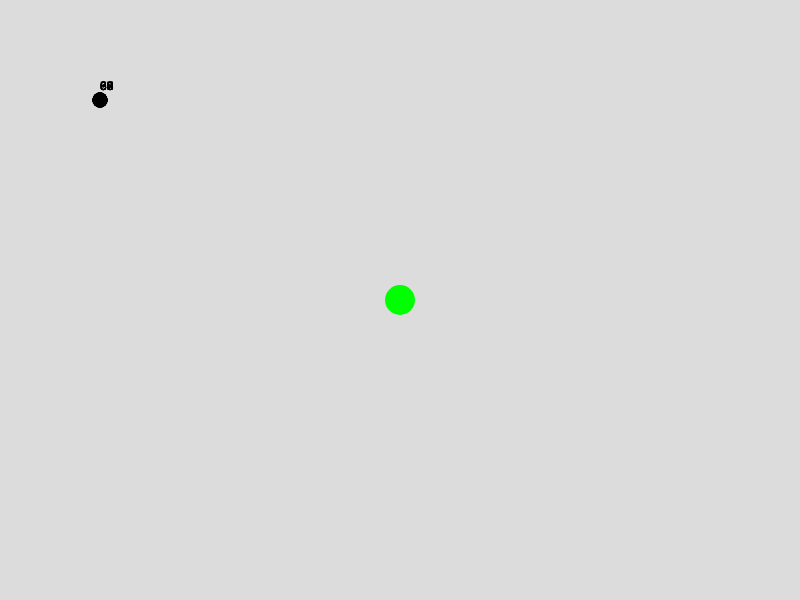
Frame 1 (no input)
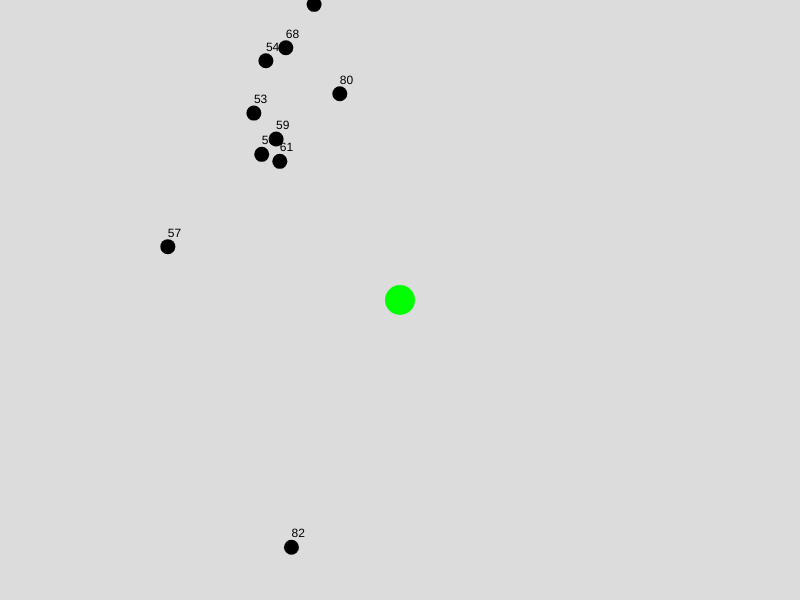
Frame 60 (no input)
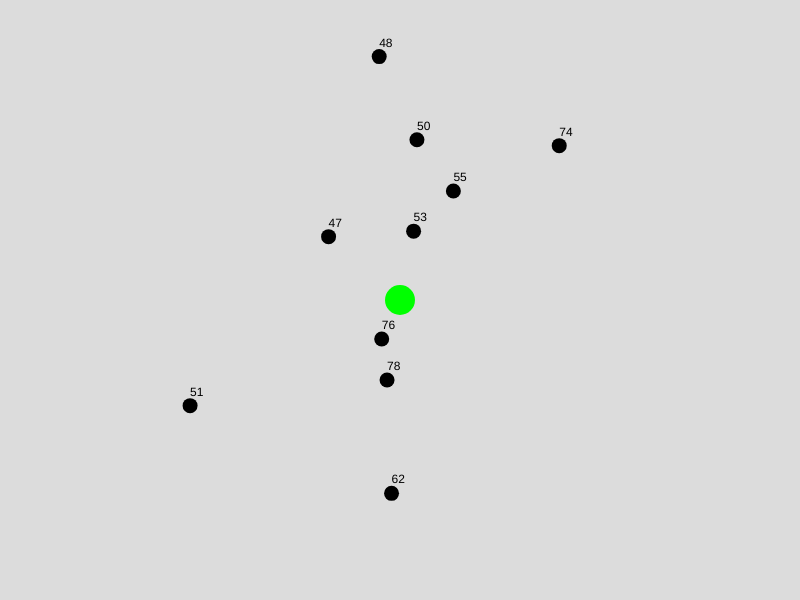
Frame 120 (the mouse pressed at the canvas centre since frame 60)

The p5.js sketch that drew these frames (run headless with seeded random() and noise() and a simulated clock; from frame 60 on, the mouse is pressed at the canvas centre):

// p5.js sketch
// ── sketch.js
let walkers = [];
let food;

function setup() {
  createCanvas(800, 600);

  food = new Food(width / 2, height / 2);

  for (let i = 0; i < 10; i++) {
    let walker = new Walker(100, 100);
    walkers.push(walker);
  }

  angleMode(DEGREES);
}

function draw() {
  background(220);

  food.display();

  for (let i = 0; i < walkers.length; i++) {
    walkers[i].display();
    walkers[i].update();
  }
}

class Walker {
  constructor(x, y) {
    this.pos = createVector(x, y);
    this.vel = createVector(1, 0);
    this.energy = random(50, 100);
  }

  update() {
    let theta = random(-10, 10);
    this.vel.rotate(theta);

    if (this.energy < 50) {
      // der geschwindkeitsvektor zeigt in richtung food.
      // this.vel neue definieren so dass this.vel richtung food zeigt.
      let dir = p5.Vector.sub(food.pos, this.pos);
      let speed = this.vel.mag();
      this.vel = dir;
      this.vel.setMag(speed);

      let distance = this.pos.dist(food.pos);
      if (distance < 20) {
        this.energy = 100;
      }
    }

    // speed hängt von der energie ab
    let speed = map(this.energy, 0, 100, 0.1, 5);
    this.vel.setMag(speed);

    this.pos.add(this.vel);

    if (this.pos.x > width) {
      this.pos.x = 0;
    }
    if (this.pos.x < 0) {
      this.pos.x = width;
    }
    if (this.pos.y > height) {
      this.pos.y = 0;
    }
    if (this.pos.y < 0) {
      this.pos.y = height;
    }

    this.energy = this.energy - 0.1;
    this.energy = constrain(this.energy, 0, 100);
  }

  display() {
    noStroke();
    fill(0);

    ellipse(this.pos.x, this.pos.y, 15, 15);
    text(round(this.energy), this.pos.x, this.pos.y - 10);
  }
}

class Food {
  constructor(x, y) {
    this.pos = createVector(x, y);
  }

  display() {
    noStroke();
    fill(0, 255, 0);
    ellipse(this.pos.x, this.pos.y, 30, 30);
  }
}
